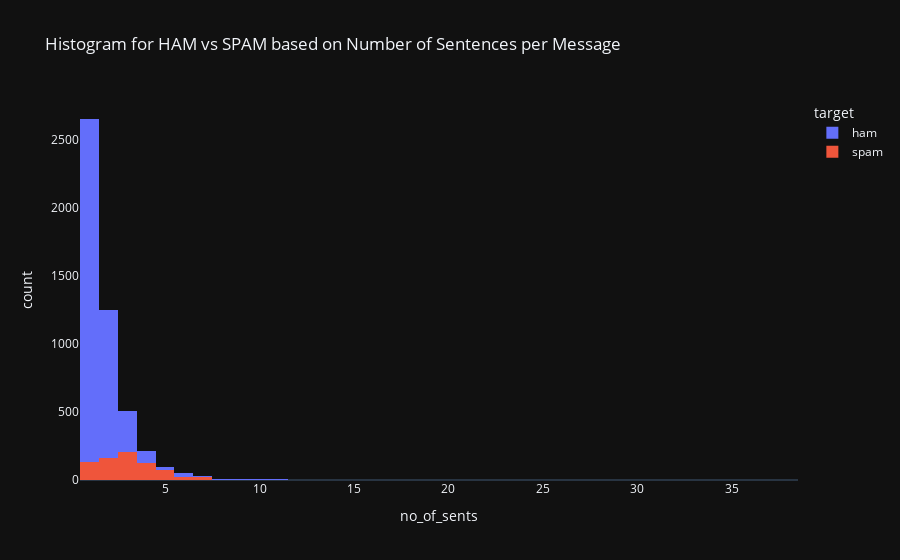

Notebook cell for this chart:
### Code cell
fig = px.histogram(df, x = 'no_of_sents', color = 'target', template = 'plotly_dark', title = "Histogram for HAM vs SPAM based on Number of Sentences per Message")
fig.update_xaxes(showgrid = False)
fig.update_yaxes(showgrid = False)
fig.update_layout(barmode = 'overlay')
fig.show()

### Figure 1 — Plotly figure (JSON) as saved in the notebook; plotly's stock layout.template omitted (floating-point values rounded to 4 significant figures; data arrays with more than 128 entries replaced by an {"elided": "..."} marker saying what was removed)
{"data": [{"alignmentgroup": "True", "bingroup": "x", "hovertemplate": "target=ham<br>no_of_sents=%{x}<br>count=%{y}<extra></extra>", "legendgroup": "ham", "marker": {"color": "#636efa", "pattern": {"shape": ""}}, "name": "ham", "offsetgroup": "ham", "orientation": "v", "showlegend": true, "type": "histogram", "x": {"elided": "4825 int values"}, "xaxis": "x", "yaxis": "y"}, {"alignmentgroup": "True", "bingroup": "x", "hovertemplate": "target=spam<br>no_of_sents=%{x}<br>count=%{y}<extra></extra>", "legendgroup": "spam", "marker": {"color": "#EF553B", "pattern": {"shape": ""}}, "name": "spam", "offsetgroup": "spam", "orientation": "v", "showlegend": true, "type": "histogram", "x": {"elided": "747 int values"}, "xaxis": "x", "yaxis": "y"}], "layout": {"barmode": "overlay", "legend": {"title": {"text": "target"}, "tracegroupgap": 0}, "title": {"text": "Histogram for HAM vs SPAM based on Number of Sentences per Message"}, "xaxis": {"anchor": "y", "domain": [0, 1], "showgrid": false, "title": {"text": "no_of_sents"}}, "yaxis": {"anchor": "x", "domain": [0, 1], "showgrid": false, "title": {"text": "count"}}}}
